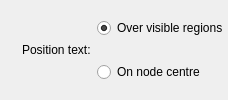
        <widget class="QWidget" name="widget_9" native="true">
         <layout class="QHBoxLayout" name="horizontalLayout_6">
          <property name="leftMargin">
           <number>0</number>
          </property>
          <property name="topMargin">
           <number>0</number>
          </property>
          <property name="rightMargin">
           <number>0</number>
          </property>
          <property name="bottomMargin">
           <number>0</number>
          </property>
          <item>
           <spacer name="horizontalSpacer_25">
            <property name="orientation">
             <enum>Qt::Horizontal</enum>
            </property>
            <property name="sizeType">
             <enum>QSizePolicy::Expanding</enum>
            </property>
            <property name="sizeHint" stdset="0">
             <size>
              <width>0</width>
              <height>20</height>
             </size>
            </property>
           </spacer>
          </item>
          <item>
           <widget class="InfoTextWidget" name="positionTextInfoText" native="true">
            <property name="sizePolicy">
             <sizepolicy hsizetype="Fixed" vsizetype="Fixed">
              <horstretch>0</horstretch>
              <verstretch>0</verstretch>
             </sizepolicy>
            </property>
            <property name="minimumSize">
             <size>
              <width>16</width>
              <height>16</height>
             </size>
            </property>
            <property name="toolTip">
             <string>When 'Over visible regions' is selected, node labels will move based on the position of the view to stay visible.&lt;br&gt;&lt;br&gt;
                                          When 'On node centre' is selected, node labels will always be displayed at the centre of each node, regardless of the view's position.</string>
            </property>
           </widget>
          </item>
          <item>
           <widget class="QLabel" name="label_48">
            <property name="sizePolicy">
             <sizepolicy hsizetype="Minimum" vsizetype="Preferred">
              <horstretch>0</horstretch>
              <verstretch>0</verstretch>
             </sizepolicy>
            </property>
            <property name="text">
             <string>Position text:</string>
            </property>
           </widget>
          </item>
          <item>
           <widget class="QWidget" name="widget_15" native="true">
            <layout class="QVBoxLayout" name="verticalLayout_2">
             <property name="spacing">
              <number>6</number>
             </property>
             <property name="leftMargin">
              <number>0</number>
             </property>
             <property name="topMargin">
              <number>0</number>
             </property>
             <property name="rightMargin">
              <number>0</number>
             </property>
             <property name="bottomMargin">
              <number>0</number>
             </property>
             <item>
              <widget class="QRadioButton" name="positionVisibleRadioButton">
               <property name="focusPolicy">
                <enum>Qt::StrongFocus</enum>
               </property>
               <property name="text">
                <string>Over visible regions</string>
               </property>
               <property name="checked">
                <bool>true</bool>
               </property>
              </widget>
             </item>
             <item>
              <widget class="QRadioButton" name="positionCentreRadioButton">
               <property name="focusPolicy">
                <enum>Qt::StrongFocus</enum>
               </property>
               <property name="text">
                <string>On node centre</string>
               </property>
              </widget>
             </item>
            </layout>
           </widget>
          </item>
          <item>
           <spacer name="horizontalSpacer_26">
            <property name="orientation">
             <enum>Qt::Horizontal</enum>
            </property>
            <property name="sizeType">
             <enum>QSizePolicy::Expanding</enum>
            </property>
            <property name="sizeHint" stdset="0">
             <size>
              <width>0</width>
              <height>20</height>
             </size>
            </property>
           </spacer>
          </item>
         </layout>
        </widget>
